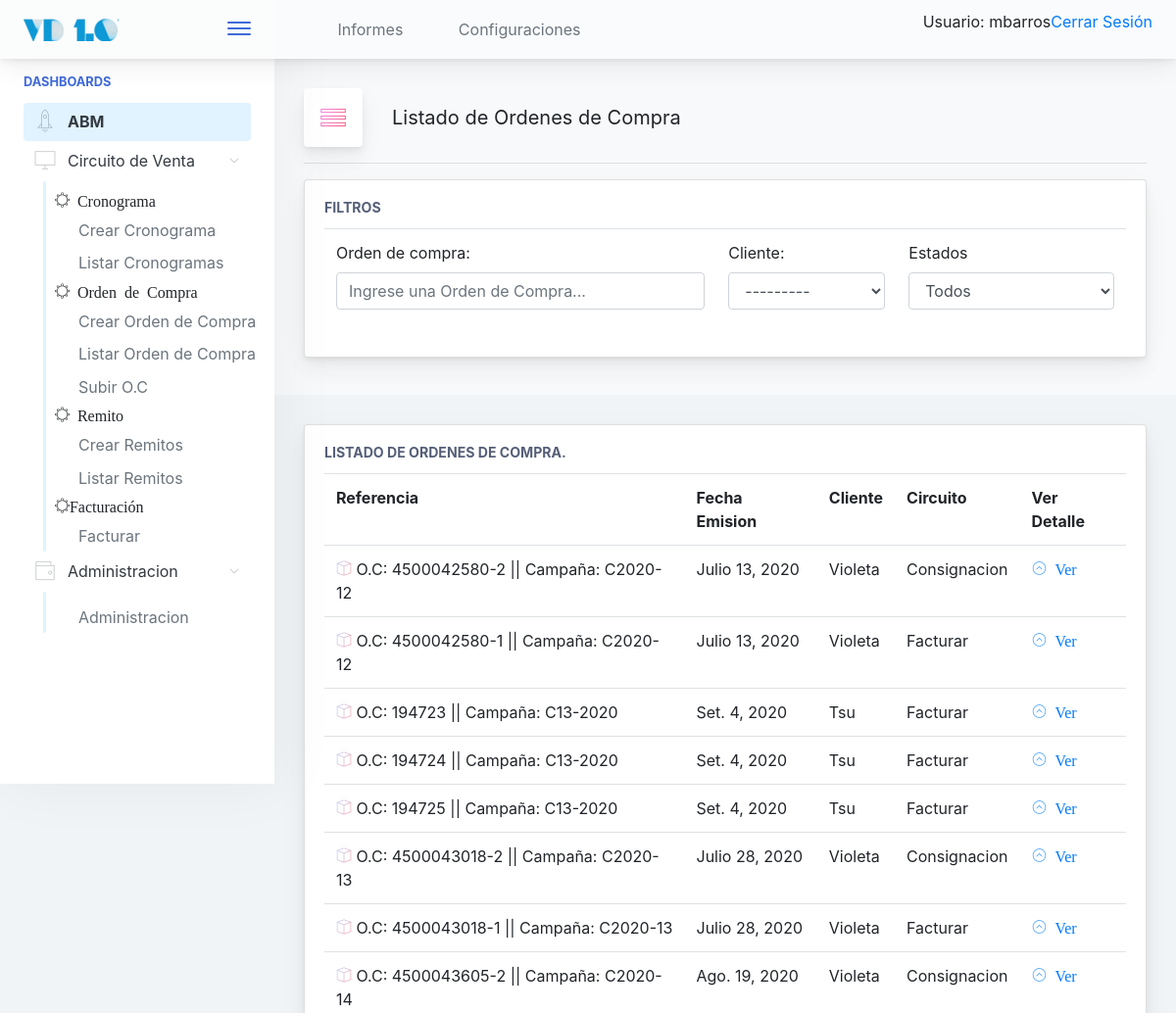
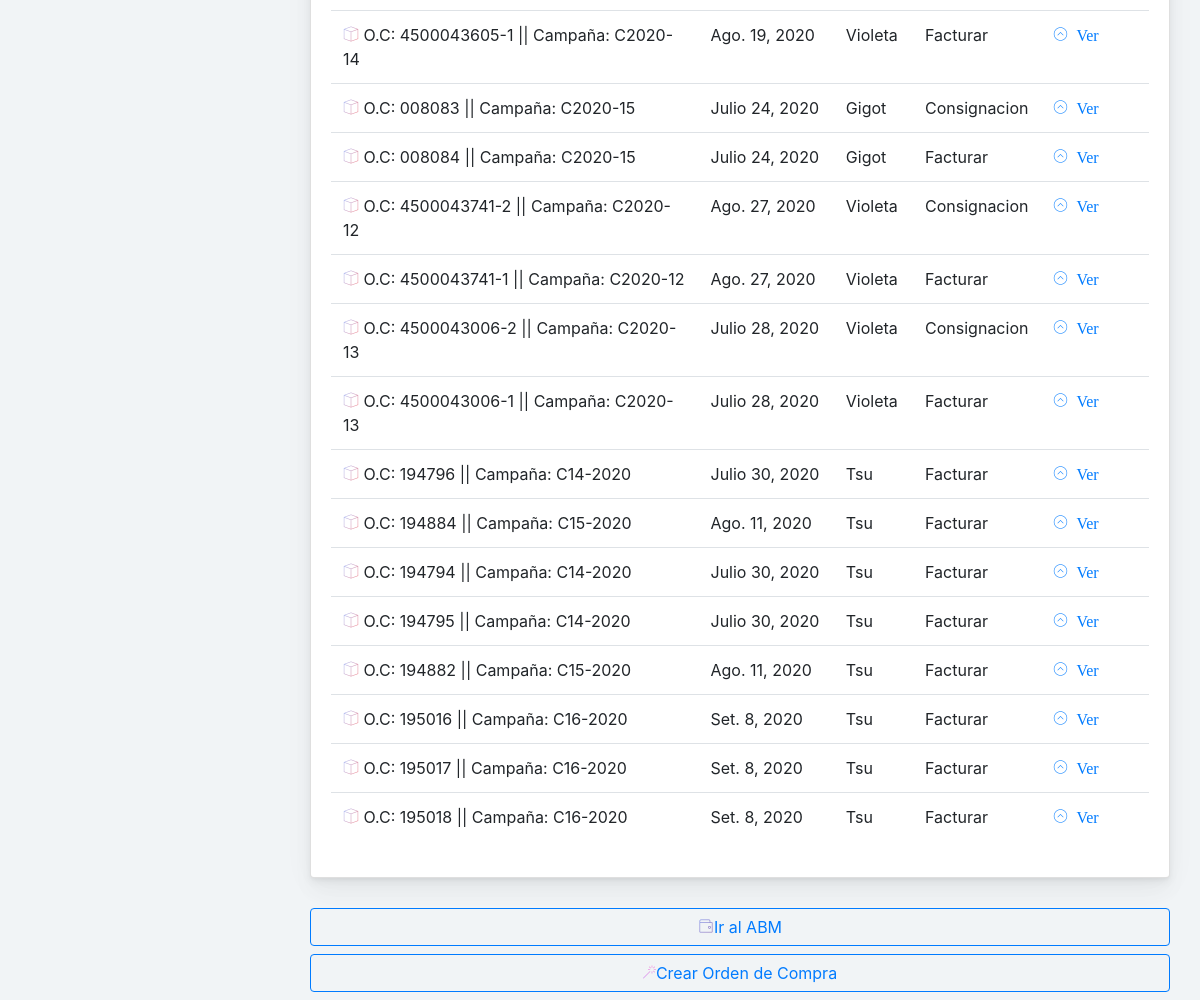
The app's page /venta/ordencompra/listar/ (signed in) with its own data (2 pictures, top to bottom).
### venta/models.py (models this page shows)
class OrdenCompra(models.Model):
        referencia_externa      = models.CharField(max_length=20, unique=True)
        cliente                         = models.ForeignKey(Cliente, null=False, blank=False, on_delete=models.CASCADE)
        cronograma                      = models.ForeignKey(Cronograma, null=False, blank=False, on_delete=models.CASCADE)
        fecha_emision           = models.DateField(null=False, blank=False)
        circuito                        = models.CharField(max_length=12, choices=CIRCUITO_CHOICE, default='Facturar')
        version = models.IntegerField(default=1)
        def __str__(self):
                return "O.C: " + self.referencia_externa + " || Campaña: " + str(self.cronograma)

class Cronograma(models.Model):
        nombre                                  = models.CharField(max_length=20)
        cliente                                 = models.ForeignKey(Cliente, null=False, blank=False, on_delete=models.CASCADE)
        fecha_inicio                    = models.DateField(default='1983-01-17')
        fecha_finalizacion              = models.DateField(default='1983-01-17')
        terminada                               = models.BooleanField(default=False)
        def __str__(self):
                return self.nombre

### gral/models.py (models this page shows)
class Cliente(models.Model):
    razon_social      = models.CharField(max_length=150, unique=True)
    nombre_corto      = models.CharField(max_length=25, unique=True)
    cuit              = models.CharField(max_length=15, unique=True)
    direccion_fiscal  = models.CharField(max_length=250)
    direccion_entrega = models.CharField(max_length=250)
    condicion_iva     = models.CharField(max_length=100, blank=False, default='Responsable Inscripto')
    observaciones     = models.TextField(blank=True)
    def __str__(self):
        return self.nombre_corto

### venta/views.py (the view)
# urls.py: path('ordencompra/listar/', OrdenCompraList.as_view(), name='OrdenCompraList'),
class OrdenCompraList(LoginRequiredMixin, ListView):
	model = OrdenCompra

### inicio/templates/venta/ordencompra_list.html (shortened to what this page needs)
{% extends '../base.html' %}
{%  block cuerpo %}
<div class="app-page-title">
  <div class="page-title-heading">
    <div class="page-title-icon">
      <i class="pe-7s-menu icon-gradient bg-ripe-malin"></i>
    </div>
    <div>Listado de Ordenes de Compra</div>
  </div>
	<hr/>
	<div class="main-card mb-2 card">
		<div class="card-body">
			<h5 class="card-title">Filtros</h5>
			<table class="table table-hover table-fixed">
				<tr>
					<td>
						<label for="filtroOrdenCompra">Orden de compra:</label>
						<input type="text" class="form-control" id="filtroOrdenCompra"
							onkeyup="filtroOrdenCompra()"
							placeholder="Ingrese una Orden de Compra..." /></td>
					<td>
						<label for="clientes_select">Cliente:</label>
						<select id="clientes_select" class="form-control"
							onchange="filtroOrdenCompra()">
					</td>
					<td>
						<label for="filtroCircuito">Estados</label>
						<select class="form-control" id="filtroCircuito"
							onchange="filtroOrdenCompra()">
							<option value="*">Todos</option>
						</select>
					</td>
				</tr>
			</table>
		</div>
	</div>
</div>
  {% include './partials/pOrdencompra_list.html'%}
<a href="{% url 'inicio:abm' %}">
<button class="mb-2 mr-2 btn-transition btn btn-outline-primary btn-block">
		<i class="pe-7s-wallet icon-gradient bg-plum-plate"></i>Ir al ABM
</button>
</a>
<a href="{% url 'venta:CronogramaCreate' %}">
<button class="mb-2 mr-2 btn-transition btn btn-outline-primary btn-block">
		<i class="pe-7s-magic-wand icon-gradient bg-mixed-hopes"></i>Crear Orden de Compra
</button>
</a>
{% endblock %}

### inicio/templates/base.html (shortened to what this page needs)
<!doctype html>
<html lang="es">
<head>
    {% include "./utils/base_cabecera.html" %}
</head>
<body>
    {% if user.is_authenticated %}
            <div class="app-container app-theme-white body-tabs-shadow fixed-sidebar fixed-header">
    {% else %}
        <div class="app-container app-theme-white body-tabs-shadow fixed-sidebar fixed-header closed-sidebar">
    {% endif %}
        <div class="app-header header-shadow">
            <div class="app-header__logo">
                <div class="logo-src"></div>
                <div class="header__pane ml-auto">
                    <div>
                        <button type="button" class="hamburger close-sidebar-btn hamburger--elastic" data-class="closed-sidebar">
                            <span class="hamburger-box">
                                <span class="hamburger-inner"></span>
                            </span>
                        </button>
                    </div>
                </div>
            </div>
                <div class="app-header__content">
                <div class="app-header-left">
                                               {% if user.is_authenticated %}
                    <ul class="header-menu nav">
                        <li class="nav-item">
				<a href="{% url 'informes:main_informes'%}" class="nav-link">
                                <i class="nav-link-icon fa fa-database"> </i>
                                Informes
                            </a>
                        </li>
                        <li class="dropdown nav-item">
                            <a href="{% url 'configuraciones:configuraciones' %}" class="nav-link">
                                <i class="nav-link-icon fa fa-cog"></i>
                                Configuraciones
                            </a>
                        </li>
                    </ul>
                 {% endif %}
                 </div>
                <div class="app-header-right">
                    <div class="header-btn-lg pr-0">
                        <div class="widget-content p-0">
                            <div class="widget-content-wrapper">
                                <div class="widget-content-left">
                                    <div class="btn-group">
    {% if user.is_authenticated %}
     <p>Usuario:  {{ user.get_username }}</p>
     <p><a href="{% url 'logout'%}?next={{request.path}}">Cerrar Sesión</a></p>
   {% else %}
     <p><a href="{% url 'login'%}?next={{request.path}}">Ingresar</a></p>
   {% endif %}
                                    </div>
                                </div>
                            </div>
                        </div>
                    </div>        </div>
            </div>
        </div>
               <div class="app-main">
                <div class="app-sidebar sidebar-shadow">
                        <div class="scrollbar-sidebar">
                        <div class="app-sidebar__inner">
                            {% if user.is_authenticated %}
                            <ul class="vertical-nav-menu">
                                <li class="app-sidebar__heading">Dashboards</li>
                                  <li>
                                     <a href="{% url 'inicio:abm' %}" class="mm-active">
                                        <i class="metismenu-icon pe-7s-rocket"></i>
                                        ABM
                                    </a>
                                </li>
                                <li>
                                    <a href="#">
                                        <i class="metismenu-icon pe-7s-monitor"></i>
                                        Circuito de Venta
                                        <i class="metismenu-state-icon pe-7s-angle-down caret-left"></i>
                                    </a>
                                    <ul>
                                    	<li><i class="pe-7s-settings">  Cronograma</i></li>
                                        <li>
                                            <a href="{% url 'venta:CronogramaCreate' %}">
                                                Crear Cronograma
                                            </a>
                                        </li>
                                         <li>
                                            <a href="{% url 'venta:CronogramaList' %}">
                                                Listar Cronogramas
                                            </a>
                                        </li>
                                    	<li><i class="pe-7s-settings">  Orden de Compra</i></li>
                                         <li>
                                            <a href="{% url 'venta:OrdenCompraCompleto' %}">
                                                Crear Orden de Compra
                                            </a>
                                        </li>
                                        <li>
                                            <a href="{% url 'venta:OrdenCompraList' %}">
                                                Listar Orden de Compra
                                            </a>
                                        </li>
                                        <li>
                                            <a href="{% url 'upoc:SubirOC' %}">
                                                Subir O.C
                                            </a>
                                        </li>
                                    	<li><i class="pe-7s-settings">  Remito</i></li>
                                          <li>
                                            <a href="{% url 'venta:RemitoCrear' %}">
                                                Crear Remitos
                                            </a>
                                        </li>
                                        <li>
                                            <a href="{% url 'venta:RemitoListar' %}">
                                                Listar Remitos
                                            </a>
                                        </li>
                                        <li><i class="pe-7s-settings">Facturación</i></li>
                                                                           <li>
                                            <a href="{% url 'venta:RemitoCrear' %}">
                                                Facturar
                                            </a>
                                        </li>
                                    </ul>
                                                                    <li>
                                    <a href="#">
                                        <i class="metismenu-icon pe-7s-wallet"></i>
                                        Administracion
                                        <i class="metismenu-state-icon pe-7s-angle-down caret-left"></i>
                                    </a>
                                    <ul>
                                        <li>
                                            <a href="{% url 'admin:index' %}">
                                                Administracion
                                            </a>
                                        </li>
                                        </ul>
                                </li>
                            </ul>
                            {% endif %}
                        </div>
                    </div>
                </div>    <div class="app-main__outer">
                <div class="app-main__inner">
                                            {% if user.is_authenticated %}
			{% block cuerpo %}
			{% endblock %}
			{% else %}
			{% block sesion%}
			{% endblock %}
			{% endif %}
			</div>
    </div>
        </div>
    </div>
</body>
</html>

### inicio/templates/venta/partials/pOrdencompra_list.html
{% if object_list %}
  <div class="main-card mb-3 card">
	<div class="card-body">
	<h5 class="card-title">Listado de Ordenes de Compra.</h5>
		<table class="table table-hover table-fixed" id="tablaResultado">
		  <tr>
		    <th>Referencia</th>
		    <th>Fecha Emision</th>
		    <th>Cliente</th>
		    <th>Circuito</th>
		    <th>Ver Detalle</th>
		  </tr>
		      {% for ordencompra in object_list %}
		   <tr>
		      <td><i class="pe-7s-box2 icon-gradient bg-amy-crisp">
		        </i>
		        {{ordencompra}}
		      </td>
		      <td>
		        {{ordencompra.fecha_emision }}
		      </td>
		      <td>
		        {{ordencompra.cliente}}
		      </td>
		      <td>
		      	{{ordencompra.circuito}}
		      </td>
		      <td>
			      <a href="{% url 'venta:OrdenCompraDetail' pk=ordencompra.id %}">
			      	<i class="pe-7s-angle-up-circle">
			      			Ver
			      	</i>
			      </a>
		      </td>
		    </tr>
		      {% endfor %}
		    {% else %}
		      <p>No hay registros para mostrar.</p>
		    {% endif %}
		</table>
	</div>
</div>

### records on screen
OrdenCompra: referencia_externa+cronograma "O.C: 4500042580-2 || Campaña: C2020-12", fecha_emision "Julio 13, 2020", cliente "Violeta", circuito "Consignacion"
OrdenCompra: referencia_externa+cronograma "O.C: 4500042580-1 || Campaña: C2020-12", fecha_emision "Julio 13, 2020", cliente "Violeta", circuito "Facturar"
OrdenCompra: referencia_externa+cronograma "O.C: 194723 || Campaña: C13-2020", fecha_emision "Set. 4, 2020", cliente "Tsu", circuito "Facturar"
OrdenCompra: referencia_externa+cronograma "O.C: 194724 || Campaña: C13-2020", fecha_emision "Set. 4, 2020", cliente "Tsu", circuito "Facturar"
OrdenCompra: referencia_externa+cronograma "O.C: 194725 || Campaña: C13-2020", fecha_emision "Set. 4, 2020", cliente "Tsu", circuito "Facturar"
OrdenCompra: referencia_externa+cronograma "O.C: 4500043018-2 || Campaña: C2020-13", fecha_emision "Julio 28, 2020", cliente "Violeta", circuito "Consignacion"
OrdenCompra: referencia_externa+cronograma "O.C: 4500043018-1 || Campaña: C2020-13", fecha_emision "Julio 28, 2020", cliente "Violeta", circuito "Facturar"
OrdenCompra: referencia_externa+cronograma "O.C: 4500043605-2 || Campaña: C2020-14", fecha_emision "Ago. 19, 2020", cliente "Violeta", circuito "Consignacion"
OrdenCompra: referencia_externa+cronograma "O.C: 4500043605-1 || Campaña: C2020-14", fecha_emision "Ago. 19, 2020", cliente "Violeta", circuito "Facturar"
OrdenCompra: referencia_externa+cronograma "O.C: 008083 || Campaña: C2020-15", fecha_emision "Julio 24, 2020", cliente "Gigot", circuito "Consignacion"
OrdenCompra: referencia_externa+cronograma "O.C: 008084 || Campaña: C2020-15", fecha_emision "Julio 24, 2020", cliente "Gigot", circuito "Facturar"
OrdenCompra: referencia_externa+cronograma "O.C: 4500043741-2 || Campaña: C2020-12", fecha_emision "Ago. 27, 2020", cliente "Violeta", circuito "Consignacion"
OrdenCompra: referencia_externa+cronograma "O.C: 4500043741-1 || Campaña: C2020-12", fecha_emision "Ago. 27, 2020", cliente "Violeta", circuito "Facturar"
OrdenCompra: referencia_externa+cronograma "O.C: 4500043006-2 || Campaña: C2020-13", fecha_emision "Julio 28, 2020", cliente "Violeta", circuito "Consignacion"
OrdenCompra: referencia_externa+cronograma "O.C: 4500043006-1 || Campaña: C2020-13", fecha_emision "Julio 28, 2020", cliente "Violeta", circuito "Facturar"
OrdenCompra: referencia_externa+cronograma "O.C: 194796 || Campaña: C14-2020", fecha_emision "Julio 30, 2020", cliente "Tsu", circuito "Facturar"
OrdenCompra: referencia_externa+cronograma "O.C: 194884 || Campaña: C15-2020", fecha_emision "Ago. 11, 2020", cliente "Tsu", circuito "Facturar"
OrdenCompra: referencia_externa+cronograma "O.C: 194794 || Campaña: C14-2020", fecha_emision "Julio 30, 2020", cliente "Tsu", circuito "Facturar"
OrdenCompra: referencia_externa+cronograma "O.C: 194795 || Campaña: C14-2020", fecha_emision "Julio 30, 2020", cliente "Tsu", circuito "Facturar"
OrdenCompra: referencia_externa+cronograma "O.C: 194882 || Campaña: C15-2020", fecha_emision "Ago. 11, 2020", cliente "Tsu", circuito "Facturar"
OrdenCompra: referencia_externa+cronograma "O.C: 195016 || Campaña: C16-2020", fecha_emision "Set. 8, 2020", cliente "Tsu", circuito "Facturar"
OrdenCompra: referencia_externa+cronograma "O.C: 195017 || Campaña: C16-2020", fecha_emision "Set. 8, 2020", cliente "Tsu", circuito "Facturar"
OrdenCompra: referencia_externa+cronograma "O.C: 195018 || Campaña: C16-2020", fecha_emision "Set. 8, 2020", cliente "Tsu", circuito "Facturar"

### other values on screen
{{ user.get_username }} "mbarros"
